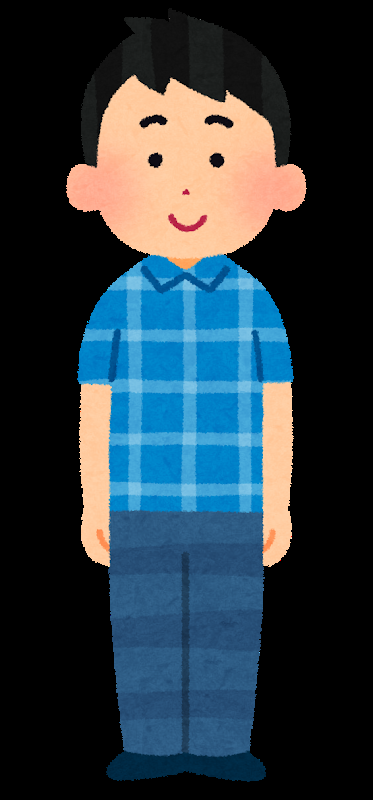
#> input picture class_3/materals/hoge.png, 373 x 800 px
$ python threshold.py
#> lines starting #> are read from the running program, lines starting #| are printed output that depends on the picture; after the words box and inside, x2 and y2 are one past the last pixel; in counts of white or black regions, pixels touching at a corner belong together
import cv2

image = cv2.imread("./hoge.png")
#> image is the input picture: shape (800, 373, 3); mean B, G, R 65.8, 57.4, 43.3

gray = cv2.cvtColor(image,cv2.COLOR_BGR2GRAY)
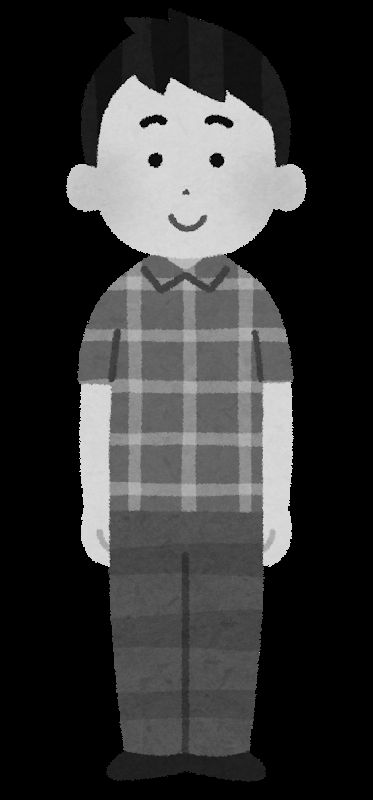
#> gray: shape (800, 373); min 0, max 254, mean 54.1

# ret, th = cv2.threshold(gray, 100, 255, cv2.THRESH_BINARY)
ret, th = cv2.threshold(gray, 0, 255, cv2.THRESH_OTSU)
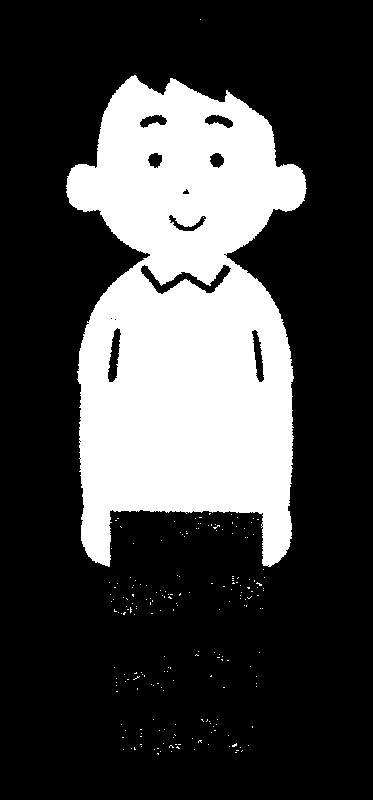
#> th: shape (800, 373); 26.7% white; 208 white regions (207 under 20 px), largest, box (x1, y1, x2, y2) and area: (66, 75, 307, 567) 79332
#> ret = 88

cv2.imshow("th",th)

import numpy as np

ex_img = np.zeros(image.shape,dtype=np.uint8)

ex_img[th == 255] = image[th == 255]
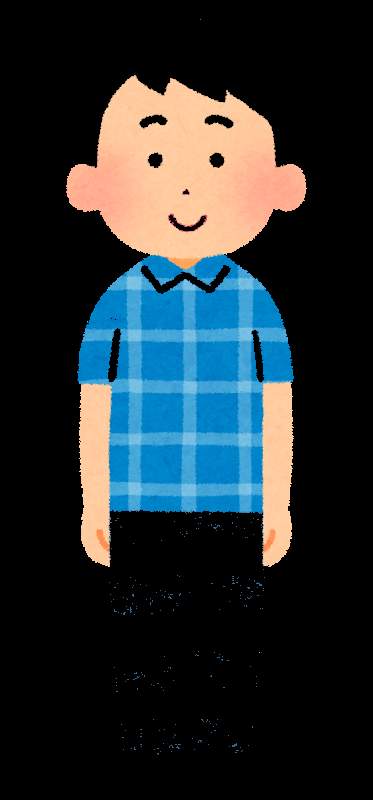
#> ex_img: shape (800, 373, 3); mean B, G, R 48.4, 45.3, 37.1

cv2.imshow("hoge",ex_img)
